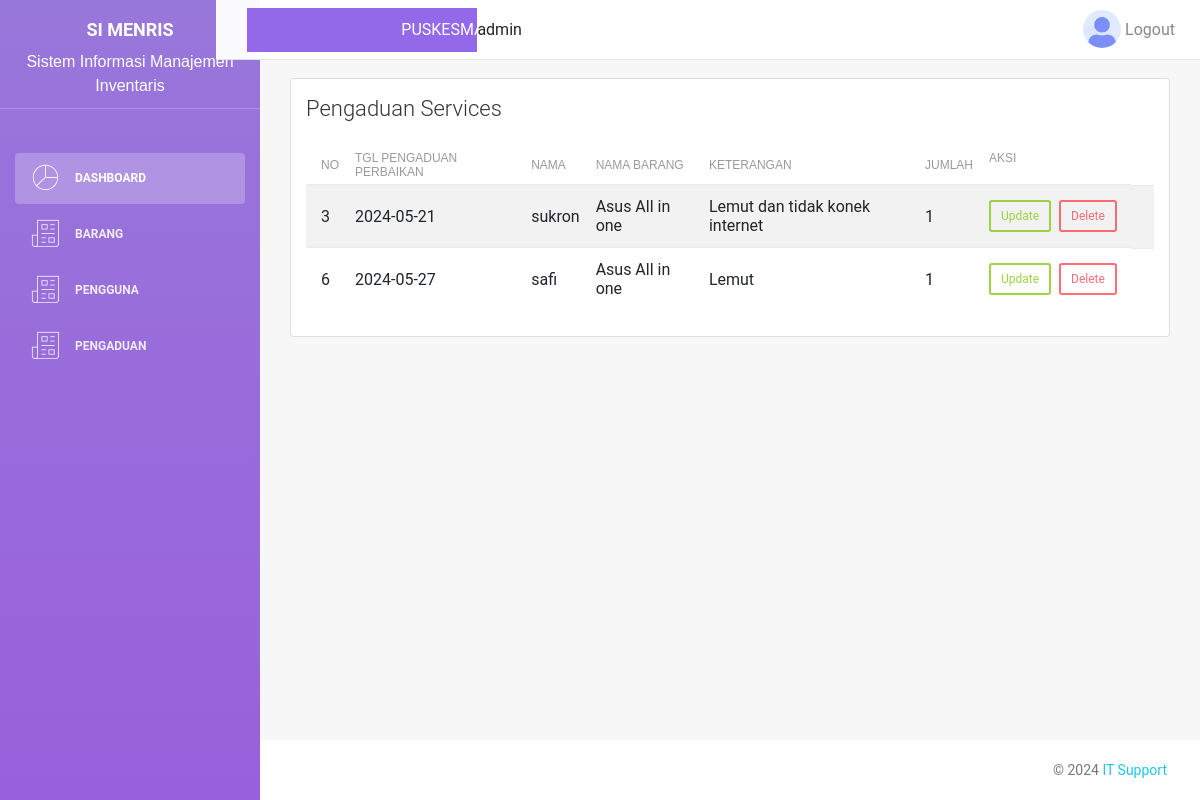
Page /perbaikan/pengaduan_perbaikan.php (signed in) on the committed database.
### tables this page shows
CREATE TABLE `pengaduan_perbaikan` (
  `id_pengaduan_perbaikan` int(30) NOT NULL,
  `tgl_pengaduan_perbaikan` date NOT NULL,
  `id_karyawan` int(10) NOT NULL
);

CREATE TABLE `karyawan` (
  `id_karyawan` int(30) NOT NULL,
  `nik` varchar(10) NOT NULL,
  `nama` varchar(100) NOT NULL,
  `jenis_kelamin` enum('Laki-laki','Perempuan','','') DEFAULT NULL,
  `alamat` varchar(100) NOT NULL,
  `id_pengguna` int(10) NOT NULL,
  `username` varchar(100) NOT NULL,
  `password` varchar(100) NOT NULL
);

CREATE TABLE `barang` (
  `id_barang` int(30) NOT NULL,
  `id_poli` int(10) NOT NULL,
  `nama_barang` varchar(100) NOT NULL,
  `jumlah_barang` int(10) NOT NULL
);

CREATE TABLE `pengaduan_perbaikan_detail` (
  `id_pengaduan_perbaikan_detail` int(30) NOT NULL,
  `id_pengaduan_perbaikan` int(10) NOT NULL,
  `id_barang` int(10) NOT NULL,
  `keterangan` varchar(100) NOT NULL,
  `jumlah` int(10) NOT NULL,
  `tgl_pengerjaan` date NOT NULL,
  `status` enum('Pending','Selesai','','') NOT NULL
);

### perbaikan/pengaduan_perbaikan.php (the view, shortened to what this page needs)
<?php
include_once __DIR__ . '/../config/config.php';
include_once __DIR__ . '/../layout/top_admin.php';
$result = mysqli_query($conn, "SELECT pp.id_pengaduan_perbaikan, pp.tgl_pengaduan_perbaikan, k.nama
AS nama_karyawan, b.nama_barang, ppd.keterangan, ppd.jumlah
FROM pengaduan_perbaikan pp INNER JOIN karyawan k
ON pp.id_karyawan = k.id_karyawan INNER JOIN
pengaduan_perbaikan_detail ppd ON pp.id_pengaduan_perbaikan
= ppd.id_pengaduan_perbaikan INNER JOIN barang b ON ppd.id_barang
= b.id_barang");
?>
                <div class="main-panel">
                    <div class="content">
                        <div class="container-fluid">
                            <div class="row">
                                <div class="col-md-12 mt-5">
                                    <div class="card">
                                        <div class="card-header">
                                            <h4 class="card-title">Pengaduan Services</h4>
                                        </div>
                                        <div class="card-body">
                                        <table class="table table-hover table-striped w-100" id="table-1">
                                        <thead>
                                            <tr>
                                            <th>No</th>
                                            <th>Tgl Pengaduan Perbaikan</th>
                                            <th>Nama</th>
                                            <th>Nama Barang</th>
                                            <th>Keterangan</th>
                                            <th>Jumlah</th>
                                            <th style="width: 150">Aksi</th>
                                            </tr>
                                        </thead>
                                        <tbody>
                                        <?php
                                        while ($data = mysqli_fetch_array($result)) :
                                        ?>
                                        <tr>
                                        <td><?= $data['id_pengaduan_perbaikan'] ?></td>
                                        <td><?= $data['tgl_pengaduan_perbaikan'] ?></td>
                                        <td><?= $data['nama_karyawan'] ?></td>
                                        <td><?= $data['nama_barang'] ?></td>
                                        <td><?= $data['keterangan'] ?></td>
                                        <td><?= $data['jumlah'] ?></td>
                                        <td class="button-group">
                                        <a class='btn btn-sm btn-success mb-md-0  mr-1' href='edit.php?id=<?= $data["id"]; ?>'>Update</a>
                                        <a class='btn btn-sm btn-danger mb-md-0  mr-1' href='delete.php?id_pengaduan_perbaikan=<?= $data["id_pengaduan_perbaikan"]; ?>'>Delete</a>
                                        </td>
                                        <td>
                                        </tr>
                                        <?php
                                        endwhile;
                                        ?>
                                        </tbody>
                                        </table>
                                        </div>
                                    </div>
                                </div>
                            </div>
                        </div>
                    </div>
                </div>
            <?php
             include_once ('../layout/footer.php');
           ?>

### rows in the picture
pengaduan_perbaikan: id_pengaduan_perbaikan "3", tgl_pengaduan_perbaikan "2024-05-21", id_karyawan.nama "sukron", barang.nama_barang "Asus All in one", pengaduan_perbaikan_detail.keterangan "Lemut dan tidak konek internet", pengaduan_perbaikan_detail.jumlah "1"
pengaduan_perbaikan: id_pengaduan_perbaikan "6", tgl_pengaduan_perbaikan "2024-05-27", id_karyawan.nama "safi", barang.nama_barang "Asus All in one", pengaduan_perbaikan_detail.keterangan "Lemut", pengaduan_perbaikan_detail.jumlah "1"

### other values in the picture
$_SESSION ['username'] "admin"
